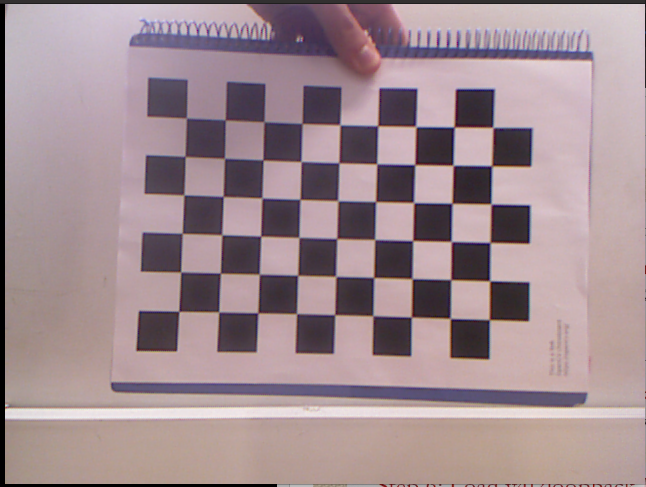
#> input picture proj_catkin_ws/src/base_pkg/scripts/calib_images/Screenshot from 2024-05-14 15-02-29.png, 646 x 487 px; its folder holds only this picture in this run
$ python calibration.py
#> lines starting #> are read from the running program, lines starting #| are printed output that depends on the picture; after the words box and inside, x2 and y2 are one past the last pixel; in counts of white or black regions, pixels touching at a corner belong together
import numpy as np
import cv2
import glob

# termination criteria
criteria = (cv2.TERM_CRITERIA_EPS + cv2.TERM_CRITERIA_MAX_ITER, 30, 0.001)

# prepare object points, like (0,0,0), (1,0,0), (2,0,0) ....,(6,5,0)
objp = np.zeros((6*9,3), np.float32)
objp[:,:2] = np.mgrid[0:9,0:6].T.reshape(-1,2)

# Arrays to store object points and image points from all the images.
objpoints = [] # 3d point in real world space
imgpoints = [] # 2d points in image plane.

images = glob.glob('/home/artur-ubunto/Desktop/SAut/arucos_tut/calib_images/*.png')

for fname in images:
    img = cv2.imread(fname)
#> img is the input picture: shape (487, 646, 3); mean B, G, R 145.5, 140.3, 160.7
    gray = cv2.cvtColor(img, cv2.COLOR_BGR2GRAY)
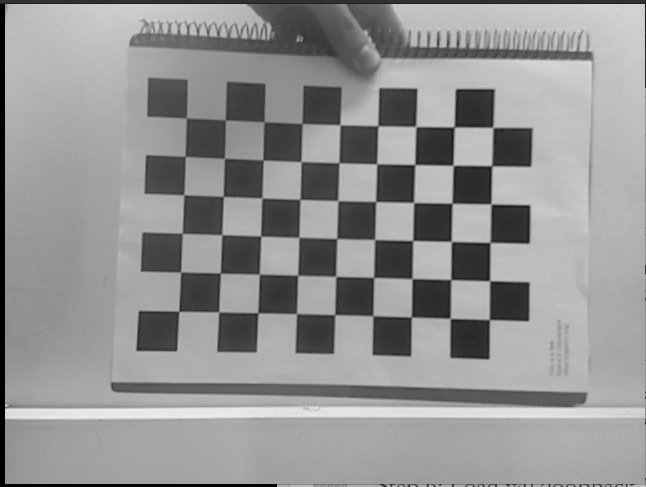
#> gray: shape (487, 646); min 0, max 243, mean 147

    # Find the chess board corners
    ret, corners = cv2.findChessboardCorners(gray, (9,6), None)
#> ret = True; corners = 54 rows, first 8: [186.3, 118.5], [225.3, 119.7], [264.4, 122.3], [301, 125], [340.7, 124.2], [379, 126.5], [416.5, 126], [455.4, 127.7]

    # If found, add object points, image points (after refining them)
    if ret == True:
        objpoints.append(objp)

        corners2 = cv2.cornerSubPix(gray,corners, (11,11), (-1,-1), criteria)
#> corners2 = 54 rows, first 8: [186.4, 118.1], [225.3, 119.8], [263.9, 121.8], [302.2, 123.5], [339.8, 124.8], [377.7, 125.7], [415.7, 126.5], [454.2, 127]
        imgpoints.append(corners2)

        # Draw and display the corners
        img = cv2.drawChessboardCorners(img, (9,6), corners2, ret)
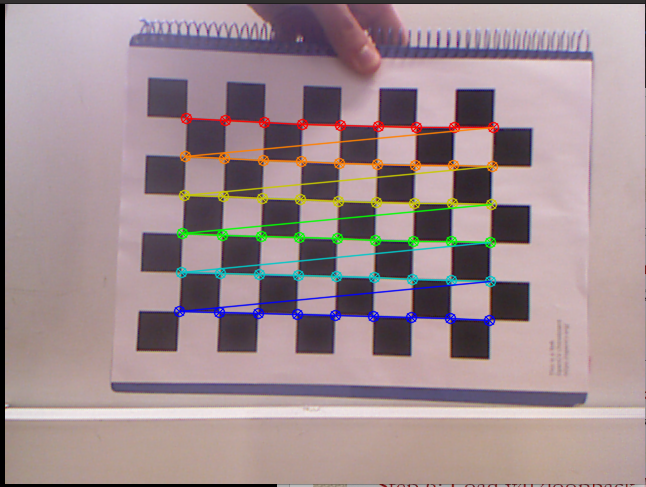
#> img: shape (487, 646, 3); 4.53% of pixels changed, all inside (x1, y1, x2, y2) = (173, 112, 500, 327)
        cv2.imshow('img', img)
        cv2.waitKey(500)

cv2.destroyAllWindows()

print(f"Number of images found: {len(images)}")
print(f"Number of successful corner detections: {len(corners)}")
#| Number of successful corner detections: 54

ret, mtx, dist, rvecs, tvecs = cv2.calibrateCamera(objpoints, imgpoints, gray.shape[::-1], None, None)
#> ret = 0.12; mtx = [[899.5, 0, 348.9], [0, 906.4, 265.1], [0, 0, 1]]; dist = [[0.5, 3.86, -0.00481, 0.0055, -72.82]]; rvecs = ([-0.113, -0.0157, 0.0274],); tvecs = ([-4.24, -3.79, 24.04],)

np.savez('calib_data.npz', camMatrix=mtx, distCoef=dist, rVector=rvecs, tVector=tvecs)

$ run again, on proj_catkin_ws/src/base_pkg/scripts/calib_images/Screenshot from 2024-05-14 15-03-07.png
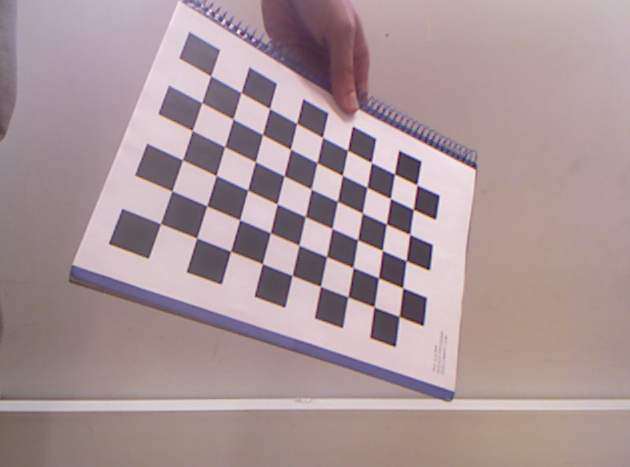
#> input picture proj_catkin_ws/src/base_pkg/scripts/calib_images/Screenshot from 2024-05-14 15-03-07.png, 630 x 467 px
#> img is the input picture: shape (467, 630, 3); mean B, G, R 151.9, 149, 169
#> `gray = cv2.cvtColor(img, cv2.COLOR_BGR2GRAY)`:
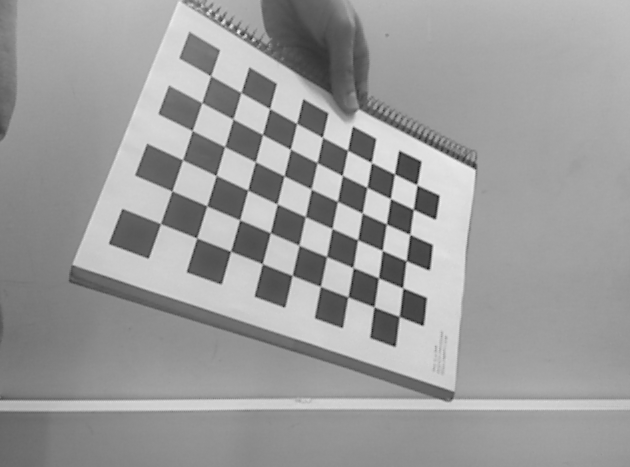
#> gray: shape (467, 630); min 21, max 243, mean 155.3
#> `ret, corners = cv2.findChessboardCorners(gray, (9,6), None)`: ret = True; corners = 54 rows, first 8: [210.5, 75.6], [240.9, 92.33], [269.5, 108.5], [296.6, 123.3], [322.1, 137], [347.4, 150.2], [371.1, 162.2], [394.5, 173.8]
#> corners2 = 54 rows, first 8: [210.6, 75.84], [241, 92.45], [269.6, 108.6], [296.6, 123.4], [322.5, 137.3], [347.5, 150.3], [371.4, 162.5], [394.4, 173.9]
#> `img = cv2.drawChessboardCorners(img, (9,6), corners2, ret)`:
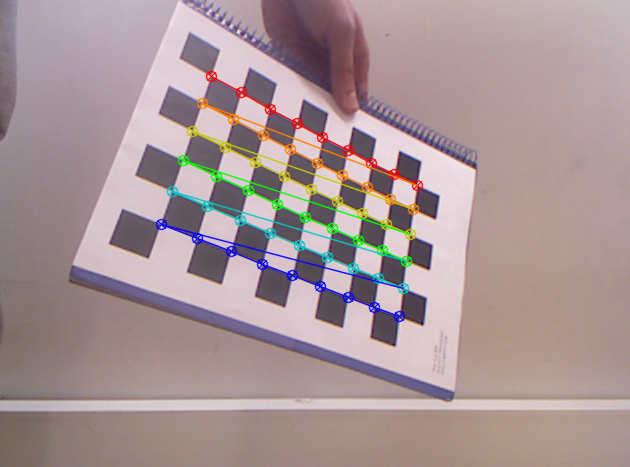
#> img: shape (467, 630, 3); 3.89% of pixels changed, all inside (x1, y1, x2, y2) = (155, 70, 424, 323)
#| Number of successful corner detections: 54
#> `ret, mtx, dist, rvecs, tvecs = cv2.calibrateCamera(objpoints, imgpoint..`: ret = 0.212; mtx = [[437.6, 0, 341.8], [0, 475.8, 284.5], [0, 0, 1]]; dist = [[0.223, -0.0482, -0.00743, 0.0233, -0.466]]; rvecs = ([-0.369, -0.415, 0.263],); tvecs = ([-4.24, -6.06, 14.41],)

$ run again, on proj_catkin_ws/src/base_pkg/scripts/calib_images/Screenshot from 2024-05-14 15-03-10.png
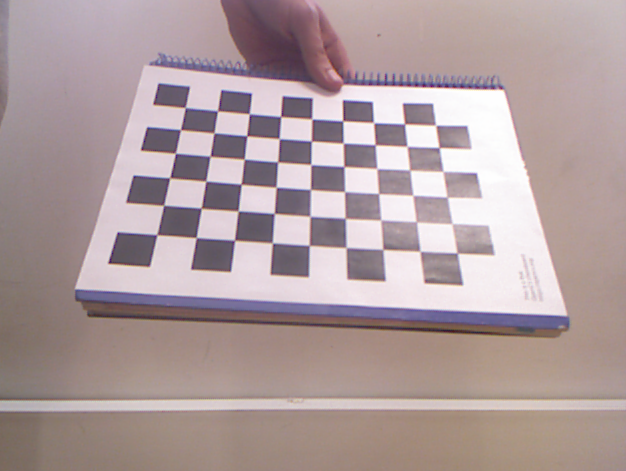
#> input picture proj_catkin_ws/src/base_pkg/scripts/calib_images/Screenshot from 2024-05-14 15-03-10.png, 626 x 471 px
#> img is the input picture: shape (471, 626, 3); mean B, G, R 158.1, 156.6, 174.2
#> `gray = cv2.cvtColor(img, cv2.COLOR_BGR2GRAY)`:
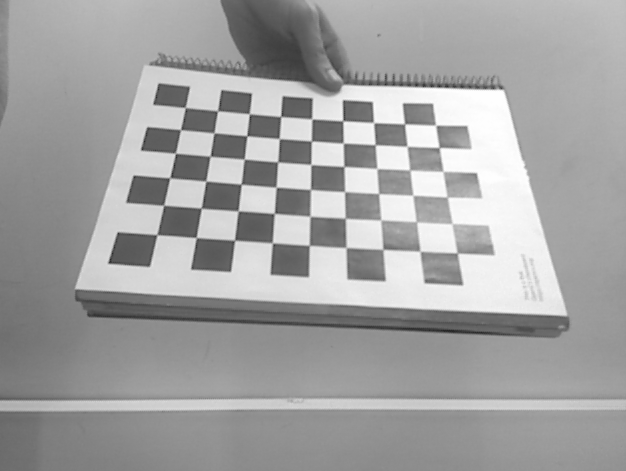
#> gray: shape (471, 626); min 35, max 254, mean 162.1
#> `ret, corners = cv2.findChessboardCorners(gray, (9,6), None)`: ret = True; corners = 54 rows, first 8: [185.2, 107.5], [217.5, 111], [249.3, 113.8], [280.8, 116.4], [312, 119], [342.8, 120.8], [373.8, 122.7], [404.7, 123.8]
#> corners2 = 54 rows, first 8: [185.3, 107.6], [217.6, 110.8], [249.3, 113.7], [280.7, 116.6], [311.7, 118.8], [342.8, 120.9], [373.6, 122.5], [404.5, 123.9]
#> `img = cv2.drawChessboardCorners(img, (9,6), corners2, ret)`:
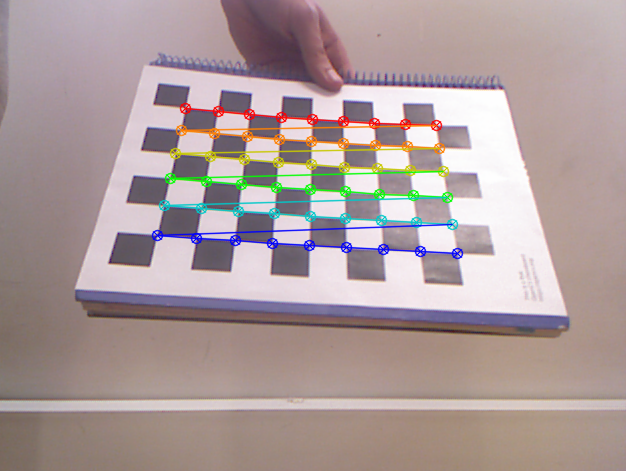
#> img: shape (471, 626, 3); 4.35% of pixels changed, all inside (x1, y1, x2, y2) = (151, 102, 464, 260)
#| Number of successful corner detections: 54
#> `ret, mtx, dist, rvecs, tvecs = cv2.calibrateCamera(objpoints, imgpoint..`: ret = 0.213; mtx = [[633.2, 0, 308.3], [0, 761.7, 247.7], [0, 0, 1]]; dist = [[0.427, -1.98, -0.0299, -0.0122, 7.44]]; rvecs = ([-0.827, -0.0411, 0.0394],); tvecs = ([-3.87, -3.65, 20.75],)

$ run again, on proj_catkin_ws/src/base_pkg/scripts/calib_images/Screenshot from 2024-05-14 15-03-14.png
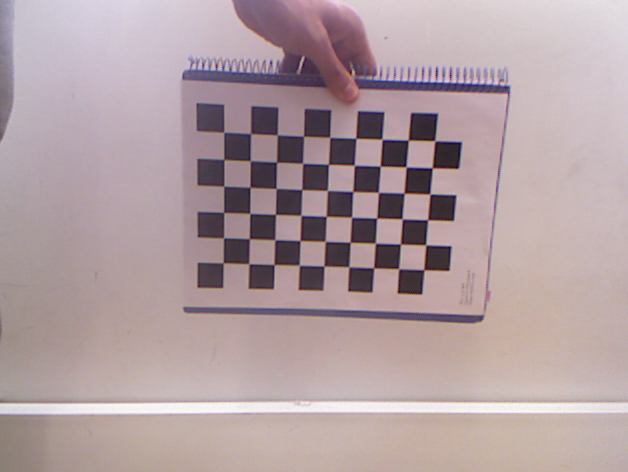
#> input picture proj_catkin_ws/src/base_pkg/scripts/calib_images/Screenshot from 2024-05-14 15-03-14.png, 628 x 472 px
#> img is the input picture: shape (472, 628, 3); mean B, G, R 161.8, 158.4, 177
#> `gray = cv2.cvtColor(img, cv2.COLOR_BGR2GRAY)`:
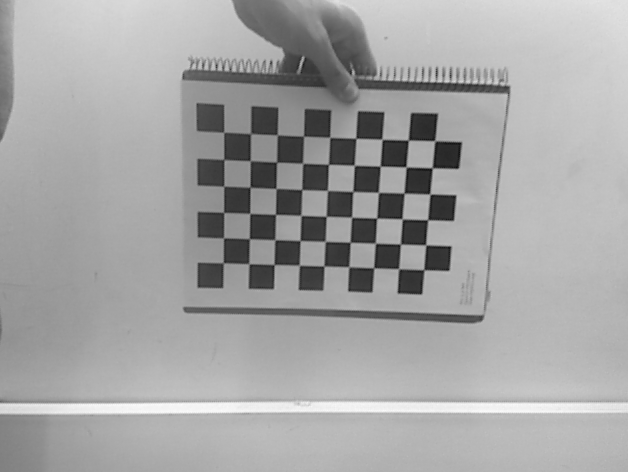
#> gray: shape (472, 628); min 13, max 252, mean 164.4
#> `ret, corners = cv2.findChessboardCorners(gray, (9,6), None)`: ret = True; corners = 54 rows, first 8: [225, 135], [250.5, 133.6], [277.4, 134.8], [303.7, 136.1], [329.9, 137.3], [356.2, 138.8], [382.2, 139], [407.1, 139.4]
#> corners2 = 54 rows, first 8: [223.7, 132.3], [250.5, 133.6], [277.3, 134.8], [303.6, 136.2], [329.7, 137.3], [355.9, 138.3], [382, 139.3], [408.3, 140.1]
#> `img = cv2.drawChessboardCorners(img, (9,6), corners2, ret)`:
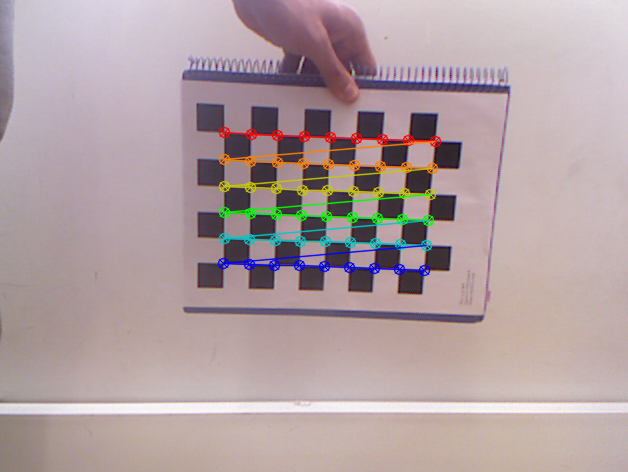
#> img: shape (472, 628, 3); 3.65% of pixels changed, all inside (x1, y1, x2, y2) = (217, 126, 442, 277)
#| Number of successful corner detections: 54
#> `ret, mtx, dist, rvecs, tvecs = cv2.calibrateCamera(objpoints, imgpoint..`: ret = 0.0895; mtx = [[749.6, 0, 334], [0, 766.8, 261.8], [0, 0, 1]]; dist = [[0.61, -2.61, 0.0153, 0.00969, -2.5]]; rvecs = ([0.264, -0.046, 0.0401],); tvecs = ([-4.16, -4.79, 28.65],)

$ run again, on proj_catkin_ws/src/base_pkg/scripts/calib_images/Screenshot from 2024-05-14 15-02-55.png
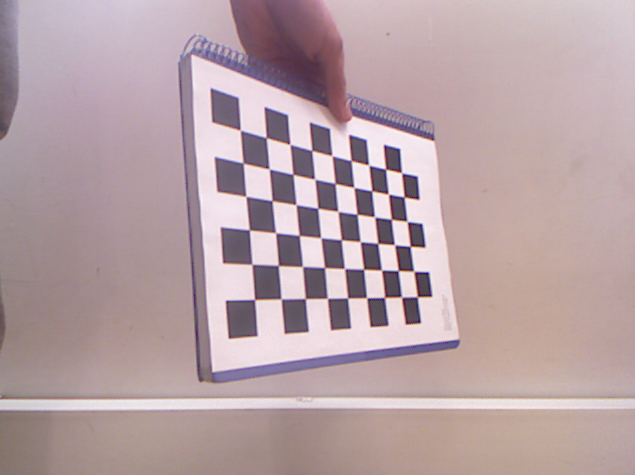
#> input picture proj_catkin_ws/src/base_pkg/scripts/calib_images/Screenshot from 2024-05-14 15-02-55.png, 635 x 475 px
#> img is the input picture: shape (475, 635, 3); mean B, G, R 165.5, 161.4, 182.6
#> `gray = cv2.cvtColor(img, cv2.COLOR_BGR2GRAY)`:
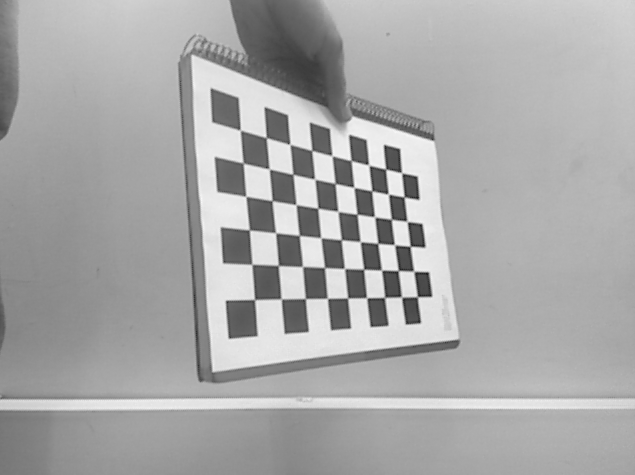
#> gray: shape (475, 635); min 26, max 250, mean 168.2
#> `ret, corners = cv2.findChessboardCorners(gray, (9,6), None)`: ret = True; corners = 54 rows, first 8: [240.1, 130], [266.3, 137.6], [289.6, 144.3], [311.8, 150.5], [331.8, 155.6], [351.1, 160.3], [368.3, 164.5], [385.7, 169.1]
#> corners2 = 54 rows, first 8: [240.3, 130.2], [266.2, 137.6], [289.9, 144.4], [311.8, 150.4], [332, 155.7], [351.1, 160.6], [368.7, 165.1], [385.6, 169.1]
#> `img = cv2.drawChessboardCorners(img, (9,6), corners2, ret)`:
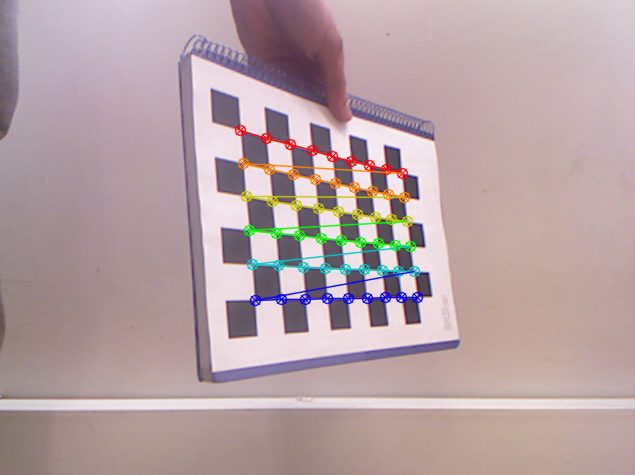
#> img: shape (475, 635, 3); 3.11% of pixels changed, all inside (x1, y1, x2, y2) = (234, 124, 424, 307)
#| Number of successful corner detections: 54
#> `ret, mtx, dist, rvecs, tvecs = cv2.calibrateCamera(objpoints, imgpoint..`: ret = 0.309; mtx = [[590.9, 0, 315.3], [0, 548.2, 231.6], [0, 0, 1]]; dist = [[0.876, -14.96, -0.0216, 0.02, 101.9]]; rvecs = ([-0.215, -0.858, -0.00881],); tvecs = ([-2.07, -2.97, 16.53],)
